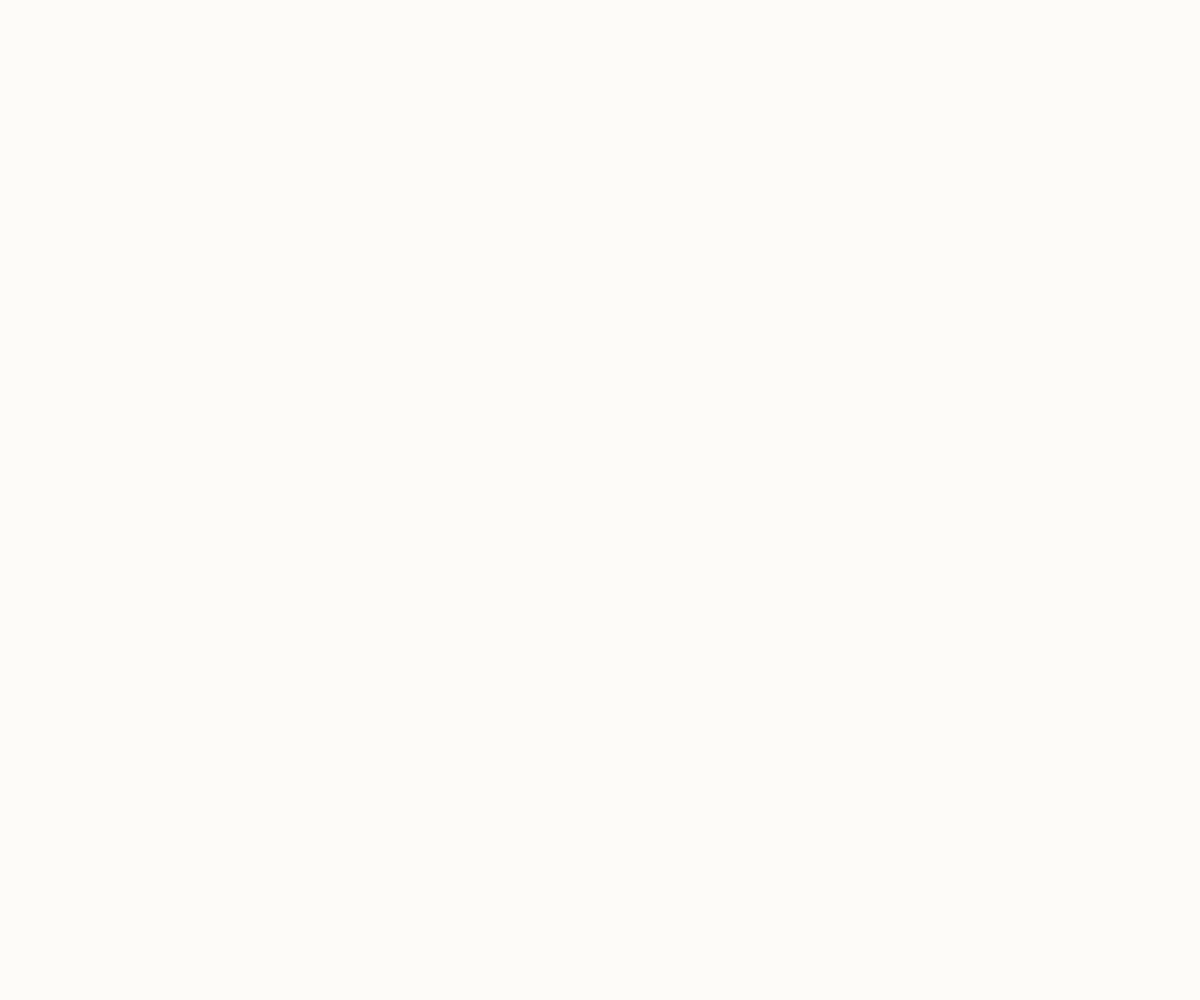
Frame 1 (no input)
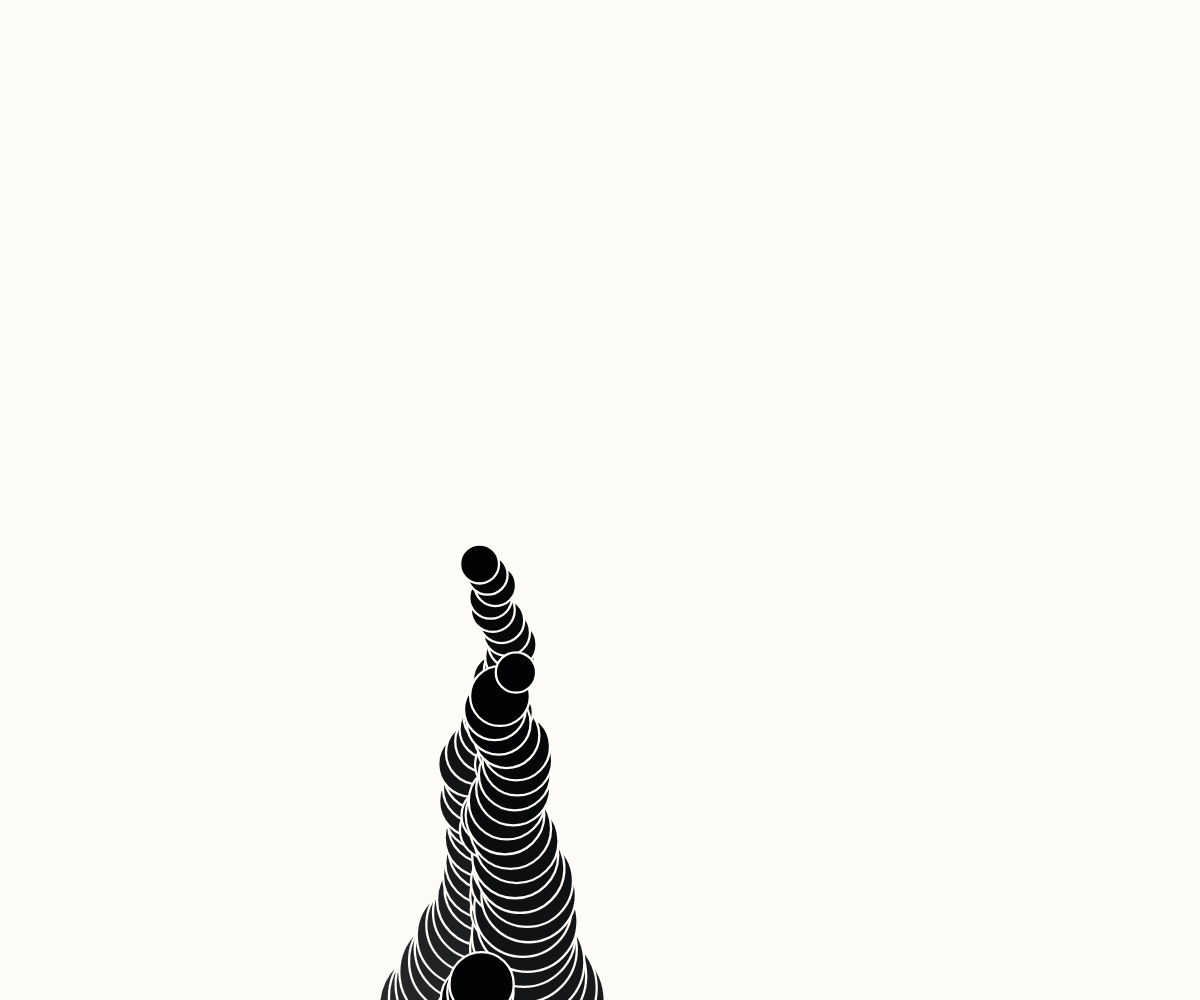
Frame 60 (no input)
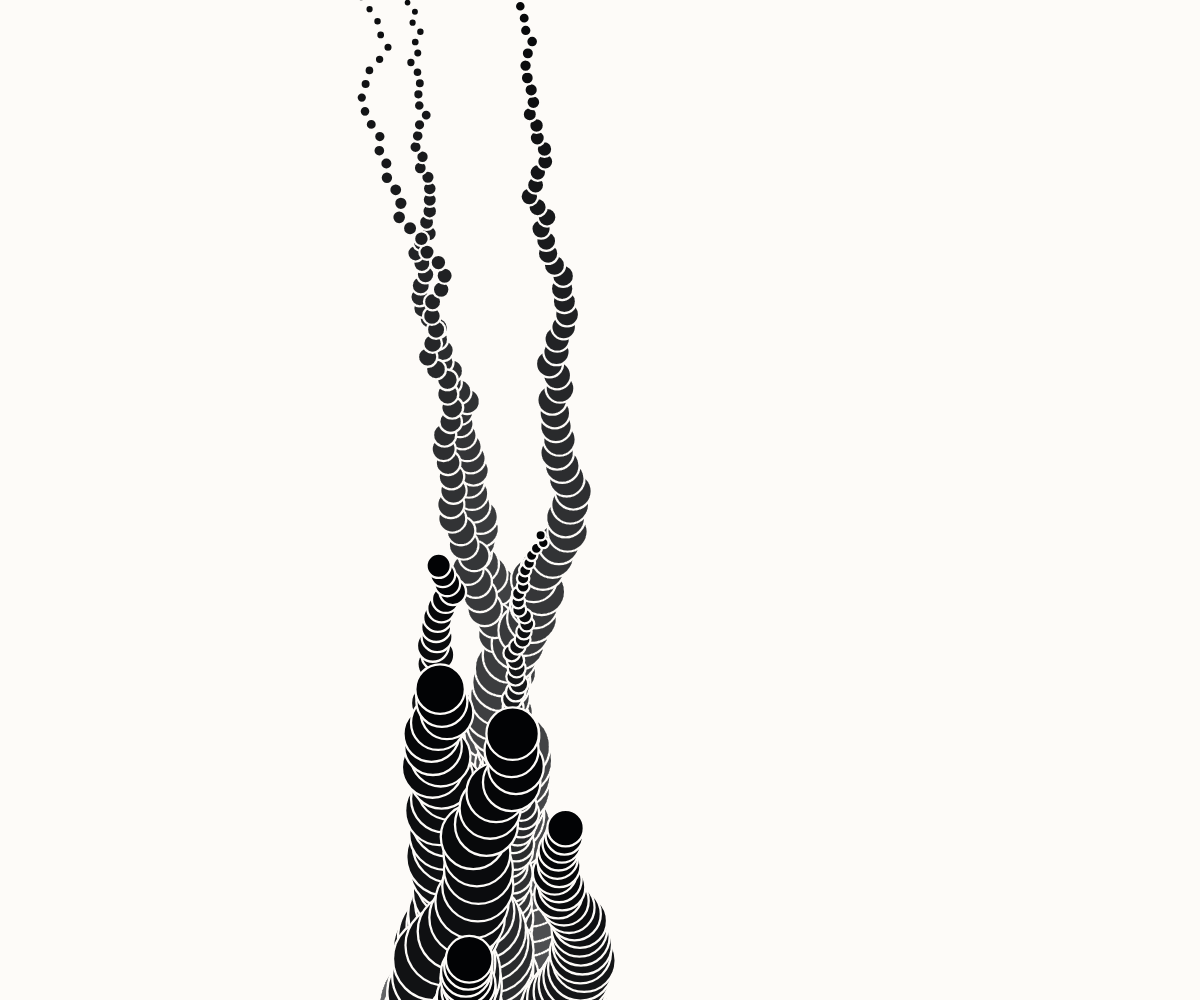
Frame 120 (the mouse pressed at the canvas centre since frame 60)

The p5.js sketch that drew these frames (run headless with seeded random() and noise() and a simulated clock; from frame 60 on, the mouse is pressed at the canvas centre):

// p5.js sketch
// ── sketch.js
'use strict';

p5.disableFriendlyErrors = true

var ww;
var mp;
var mmp;
var wv;
var circs = [];
var bgc;
var uh;

var br=253
var bg=251
var bb=248

var stop = false;
var stopBuffer;
var clearBuffer;
var clearState = false;
var liveBuffer;
var cnv;
var stx;
var dragged = false;
var first = true;
var mOutStopCounter;
var mousedOut = true;
var dragTimeCounter;
var selfOverrideC;
var selfOverrideThreshold;
var selfOverrideT;
var selfOverrideX;
window.firstDone = false;

function setup() {
  cnv = createCanvas(windowWidth, windowHeight);
  cnv.mouseOut(mOut);
  ww = createVector(windowWidth, windowHeight);
  bgc = color(br,bg,bb);
  background(bgc);
  mp = createVector(0,0);
  mmp = createVector(0,0);
  liveBuffer = 100;
  setOverride()
  newPage()
  strokeWeight(2.3)
  frameRate(50)
  stx = 0;
  window.stx = 0
  dragTimeCounter = 0
}

function setOverride() {
  selfOverrideThreshold = 4 + random(50);
  selfOverrideT = 0;
  selfOverrideC = 2 + random(5);
  selfOverrideX = randz(.4);
}

function newPage() {
  mOutStopCounter = 500
  stx = randz(.3)
  window.stx = stx
  stop = false
  clearState = false
  stopBuffer = 50
  clearBuffer = 12
  circs = [];
  background(bgc);
  newCircs()
}

function draw() {
  mOutStopCounter -= 1
  if (mOutStopCounter <= 0) {
    stopSpawn()
    if (circs.length==0) {
      window.firstDone = true;
    }
  }
  if (first) {
    background(bgc);
    first = false
  }
  // if (liveBuffer>0) {
  //   liveBuffer-=1
  //   stop=false
  // }
  if (clearState) {
    background(br,bg,bb,255*.2);
    clearBuffer -= 1;
    if (clearBuffer<=0) {
      newPage()
    }
    return
  }
  let c = color(br,bg,bb,1)
  if (circs.length>10) {
    background(c);
  }
  let toRemove = []
  for (c of circs) {
    c.update(stop)
    if (c.dead) {
      toRemove.push(c)
    } else {
      c.draw()
    }
  }
  for (c of toRemove) {
    circs.splice(circs.indexOf(c), 1)
  }
  stopBuffer -= 1
}

function mouseMoved() {
  // docs: moved AND no buttons pressed
  mousedOut = false
  // if (mOutStopCounter <=0) {
  //   cleanSlate()
  // }
  mOutStopCounter = 500
  mmp = createVector(mouseX/ww.x, mouseY/ww.y);
  mmp.sub(.5,.5)
  // if (stop && stopBuffer<=0) {
  //   clearState = true
  // }
  dragTimeCounter = 0
  dragged = false
}

function mouseDragged() {
  if (stopBuffer<=0 && circs.length==0) {
    cleanSlate()
  }
  // console.log(mouseX)
  dragTimeCounter += 1
  // console.log(dragTimeCounter)
  if (dragTimeCounter > 1) {
    dragged = true

    mousedOut = false
    if (mOutStopCounter <= 0) {
      cleanSlate()
    }
    mOutStopCounter = 500
    mmp = createVector(mouseX / ww.x, mouseY / ww.y);
    mmp.sub(.5, .5)
  }
}

function mouseReleased() {
  setTimeout(() => {
    dragged = false
  }, 100);
}

function mouseClicked() {
  // if (stop && stopBuffer <= 0) {
  //   clearState = true
  // }
  if (dragged) {
    return
  }

  cleanSlate()
  stopSpawn()
}

function cleanSlate() {
  if (stop && stopBuffer <= 0) {
    clearState = true
  } else {
    stopBuffer = 50
  }
}

function doubleClicked() {
  stopSpawn()
  if (stop && stopBuffer <= 0) {
    clearState = true
  } else {
    stopBuffer = 50
  }
}

function windowResized() {
  resizeCanvas(windowWidth, windowHeight);
  ww = createVector(windowWidth, windowHeight);
}

function mOut() {
  mousedOut = true
}

function stopSpawn() {
  stop = true
}


function randz(a) {
  return random(a*2) - a
}

function newCircs() {
  let balls = 30;
  let rt = random(balls*1.5);
  let rx = randz(.4);
  let rn = random(6) + 1;
  if (rt >= balls/2-rn-2) {
    rt = 0;
  } else {
    console.log('should override', rt, rn)
  }
  let rxx = 0;
  for (let i=0; i<balls; i++) {
    if (rt != 0 && i>=rt && i<rt+rn) {
      console.log(rx)
      if (rx) {
        console.log('k')
      }
      rxx = rx;
    } else { 
      rxx = 0; 
    }
    circs.push(new Circ(i*10 + randz(10), rxx))
  }
}

class Circ {
  constructor(delay, xoverride) {
    this.new(delay, xoverride)
  }
  
  new(delay, xoverride) {
    this.delay = delay
    this.x = (random(1)-.5)*.05 + mmp.x*.7 + stx
    // console.log(xoverride, '<--')
    selfOverrideT += 1
    console.log(selfOverrideT, selfOverrideThreshold)
    if (selfOverrideT > selfOverrideThreshold) {
      if (selfOverrideC > 0) {
        selfOverrideC -= 1
        xoverride = selfOverrideX
      } else {
        setOverride()
      }
    }
    if (xoverride) {
      console.log('override')
      this.x = xoverride + randz(.1)
    }
    this.r = random(.3) + .1
    this.sr = this.r
    this.y = this.r*1.2 + .5
    this.sp = random(.05) + .001
    this.sp*=.5
    this.a = 0
    this.dead = false
  }
  
  update(dieOut) {
    if (this.delay>0) {
      if (dieOut) {
        this.dead = true
      } else {
        this.delay -= 1
      }
      return
    }
    this.r*=.97
    if (this.r<.004) {
      if (dieOut) {
        this.dead = true
        return
      }
      this.new(random(50))
      return
    }
    let b = atan2(this.x-mmp.x, this.y-mmp.y)
    this.a = this.a*.9 //+ b*.1 * (.5-dist(this.x,mmp.x,this.y,mmp.y))
    if (random(100)<70) {
      this.a += (random(1)-.5)*.3
    } else if (random(100)<95) {
      this.a *= .6
    }
    let sp = this.sp * .5 * min(this.sr, (this.r*1.25)/this.sr) + this.sp * .6
    let rd =  randz(PI/5)
    let dx = cos(this.a+PI/2 + rd) * sp;
    let dy = -sin(this.a+PI/2 + rd) * sp;
    if (dragged) {
      // console.log((dist(this.x, mmp.x, this.y, mmp.y) - .1))
      let dd = min(max((dist(this.x, this.y, mmp.x, mmp.y)),0)*2, 1)
      if (dd>.1) {
        // console.log(dd)
        dx = dx * (dd) - sin(b + rd) * sp * (1-dd);
        dy = dy * (dd) - cos(b + rd) * sp * (1-dd);
      } else {
        dx = dx * (dd) + cos(b + rd) * sp * (1 - dd);
        dy = dy * (dd) - sin(b + rd) * sp * (1 - dd);
      }
    }
    this.x += dx
    this.y += dy
  }
  
  draw() {
    stroke(bgc)
    fill(2,3,5)
    if (random(100)<100) {
      ellipse((this.x+.5)*windowWidth, 
              (this.y+.5)*windowHeight, 
              this.r*min(windowWidth, windowHeight)
      )
    }
  }
}

// ── sketch.html
<!DOCTYPE html>
<html>
  <head>
    <meta charset="UTF-8">
    <title>circs</title>
    <script src="https://cdn.jsdelivr.net/npm/p5@1.1.9/lib/p5.js"></script>

    <script src="sketch.js" type="text/javascript"></script>

    <style> body {padding: 0; margin: 0;} canvas {vertical-align: top;} </style>
  </head>
  <body>
  </body>
</html>
